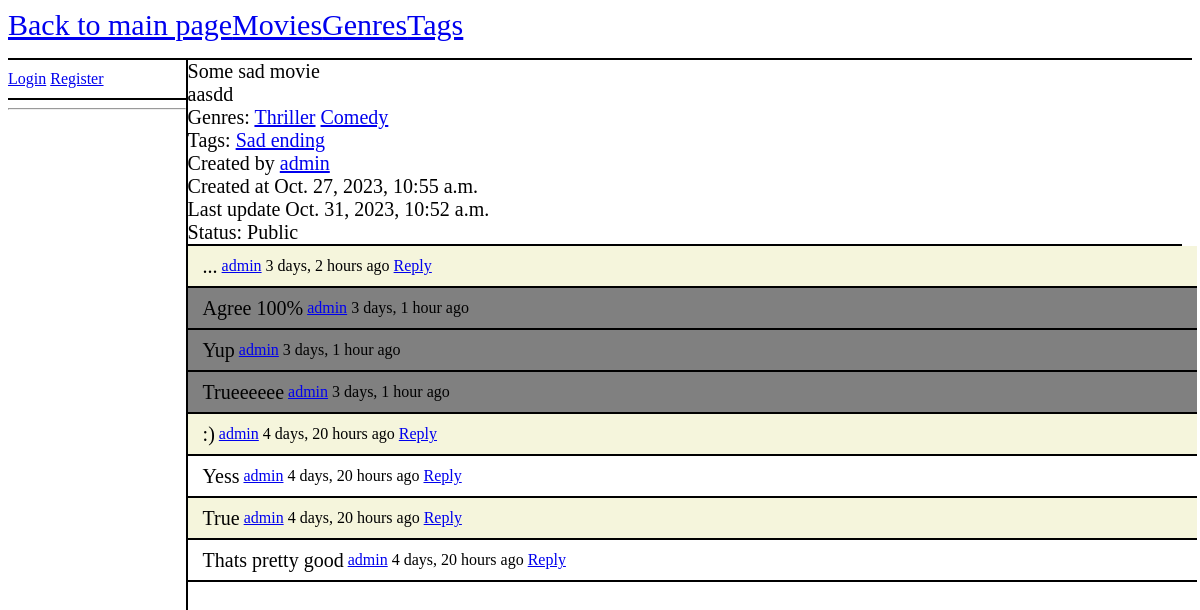
Before: /movies/movie/1/ with the older database file.
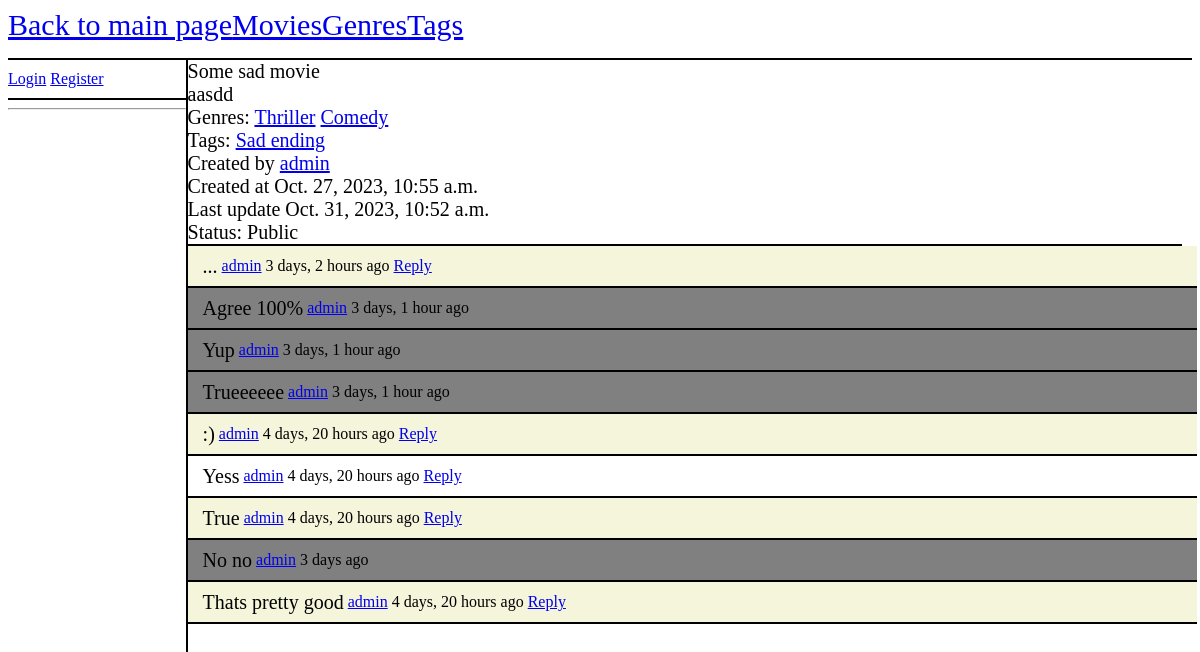
After: the same page with the newer database file.
### movies/models.py (models this page shows)
class Genre(models.Model):
    name = models.CharField(max_length=100)
    description = models.TextField(max_length=500)
    def __str__(self):
        return self.name

class Tag(models.Model):
    name = models.CharField(max_length=100)
    description = models.TextField(max_length=500)
    def __str__(self):
        return self.name

class Comment(models.Model):
    content = models.TextField(max_length=500)
    author = models.ForeignKey(User, on_delete=models.SET_NULL, null=True)
    created_at = models.DateTimeField(auto_now_add=True)
    created_in = models.ForeignKey(Movie, on_delete=models.SET_NULL, null=True)
    reply = models.BooleanField(default=False)
    reply_to = models.ForeignKey('self', on_delete=models.SET_NULL, null=True)
    def __str__(self):
        return self.content

### movies/views.py (the view)
# urls.py: path("movie/<int:movie_id>/", views.movie_detail, name="movie_detail"),
def movie_detail(request, movie_id):
    context = {}
    movie = get_object_or_404(Movie, pk=movie_id)
    if not movie.public:
        if not request.user.is_staff:
            return HttpResponse("Movie is private")
    comments = movie.comment_set.filter(reply=False).order_by('-created_at')
    context["movie"] = movie
    context["comments"] = comments
    return render(request, "movies/movie_detail.html", context)

### movies/models.py (called while the page is built)
    def is_public(self):
        return self.public

### movies/templates/movies/movie_detail.html (shortened to what this page needs)
{% extends 'movies/template.html' %}
{% block left_panel %}
    <hr/>
{% endblock left_panel %}
{% block content %}
    <div class = "right-panel">
        <div class = "movie-info">
            {{ movie.name }}<br/>
            {{ movie.description }}<br/>
            Genres:
            {% for genre in movie.genres.all %}
                <a href="{% url 'genre_detail' genre.id %}">{{ genre }}</a>
            {% endfor %}
            <br/>
            Tags:
            {% for tag in movie.tags.all %}
                <a href="{% url 'tag_detail' tag.id %}">{{ tag }}</a>
            {% endfor %}
            <br/>
            Created by <a href="/profile/{{ movie.created_by.id }}">{{ movie.created_by }}</a><br/>
            Created at {{ movie.created_at }}<br/>
            Last update {{ movie.updated_at }}<br/>
            {% if movie.is_public %}
                Status: Public<br/>
            {% else %}
                Status: Private<br/>
            {% endif %}
        </div>
        {% for comment in comments %}
            <div class = "comment">
                {{ comment }} <span class = "comment-author">&nbsp<a href="{% url 'user_profile' comment.author.id %}">{{ comment.author }}</a> {{ comment.created_at|timesince }} ago&nbsp<a href="{% url 'comment_reply' %}?movie={{ movie.id }}&comment={{ comment.id }}">Reply</a></span><br/>
            </div>
            {% for reply in comment.comment_set.all|dictsortreversed:"created_at" %}
                <div class = "comment-reply">
                    {{ reply }} <span class = "comment-author">&nbsp<a href="{% url 'user_profile' reply.author.id %}">{{ reply.author }}</a> {{ reply.created_at|timesince }} ago
                </div>
            {% endfor %}
        {% endfor %}
    </div>
{% endblock content %}

Changed rows visible on the page:
added Comment: content "No no", author "admin", created_at "3 days", shown under "True"
